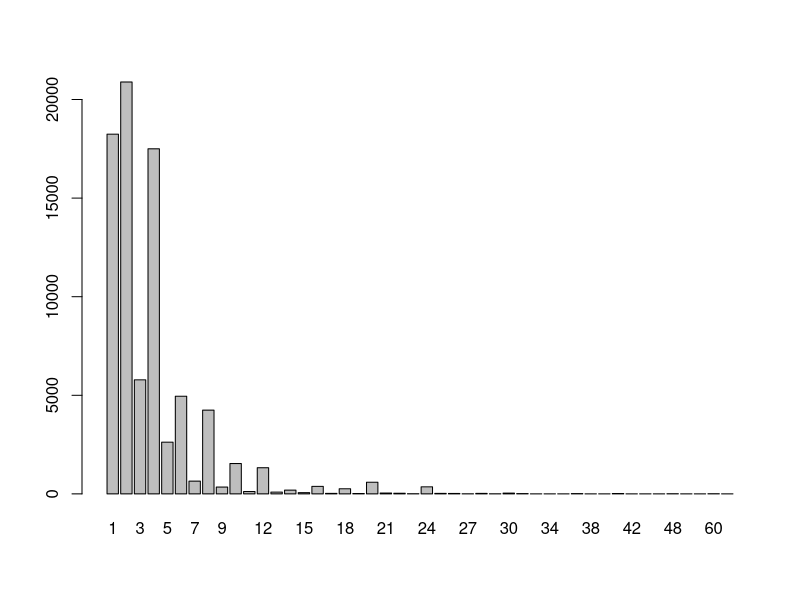
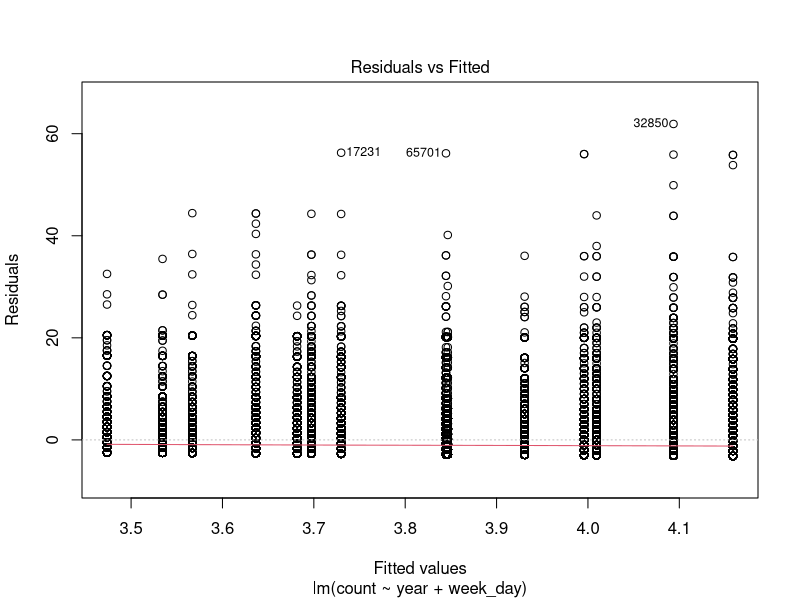
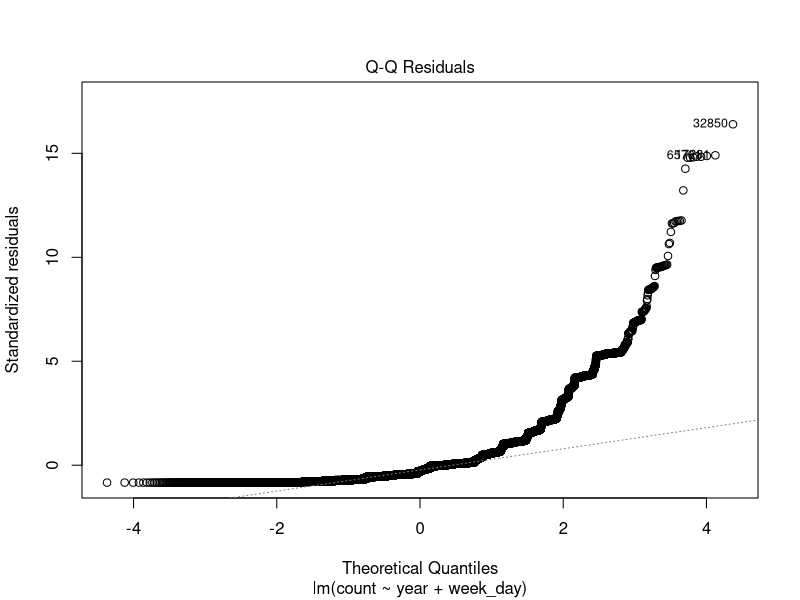
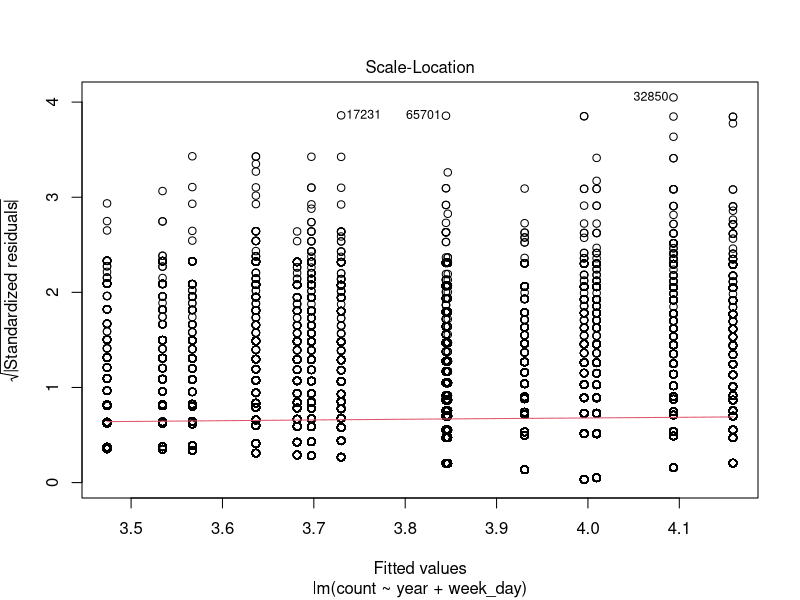
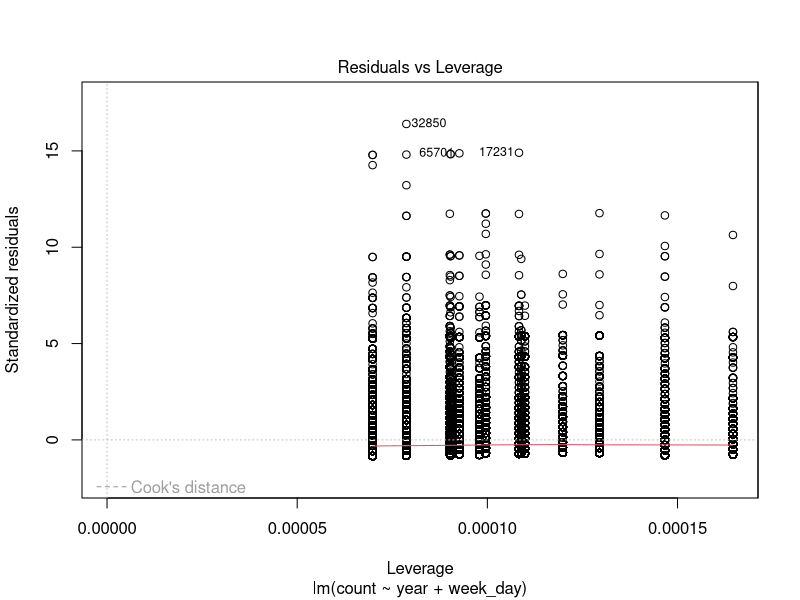

The R source for these figures, in order:
## ---- chunk 1
# install packages(c("readxl", "dplyr", "lubridate"))
library(readxl)
library(dplyr)
library(lubridate) ## package to deal with dates
## ---- chunk 2
beer <- read_excel(path = "../data-raw/beer-eng.xlsx")

head(beer)
## ---- chunk 3
## extract dates from the dataset by using as.Date function
beer <- beer %>% 
  mutate(date = as.character(date),
         date = as.Date(date, format = "%Y%m%d"))

### extract year from date variable using lubridate::year
beer <- beer %>% mutate(year = year(date) - 2009,
                        week_day = wday(date, week_start = 1))

head(beer)
## ---- chunk 4
ymd(c("2018-01-02", "2018.01.02", "2018/01/02"))
## ---- chunk 5
dim(beer)
## ---- chunk 6
beer %>% count(id, sort = TRUE) ## count ant sort
beer %>% count(id, sort = FALSE)  ## count without sorting
beer %>% count(id, sort = TRUE) %>% filter(n == 1) ## count and filter households with only one transaction
## ---- chunk 7
barplot(table(beer$count))
## ---- chunk 8
model1 <- lm(formula = count ~ 1, data = beer)
model1
summary(model1)
## ---- chunk 9
model2 <- lm(formula = count ~ year, data = beer)
model3 <- lm(formula = count ~ year + factor(week_day), data = beer)
summary(model3)
## ---- chunk 10

beer <- beer %>% mutate(week_day = factor(week_day)) ## declare as factor / categorical variable
beer <- beer %>% mutate(week_day = relevel(week_day, ref = "5")) ## change the reference level

model3 <- lm(formula = count ~ year + week_day, data = beer)
summary(model3)
## ---- chunk 11
plot(model3)
#barplot(table(beer$count))
